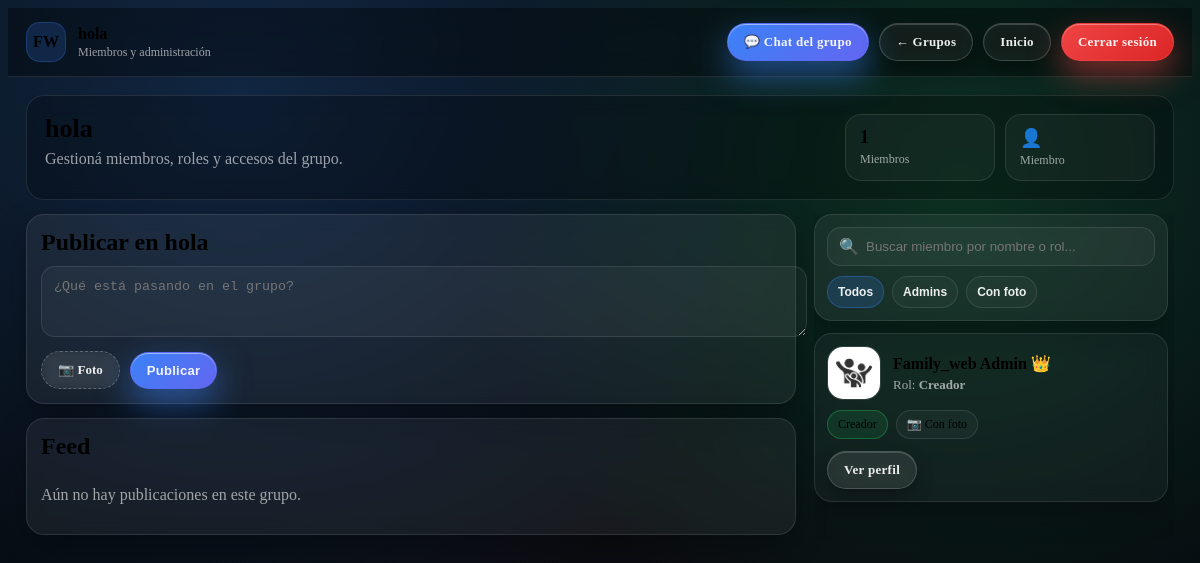
The app's page /grupo/2 (signed in), older data.
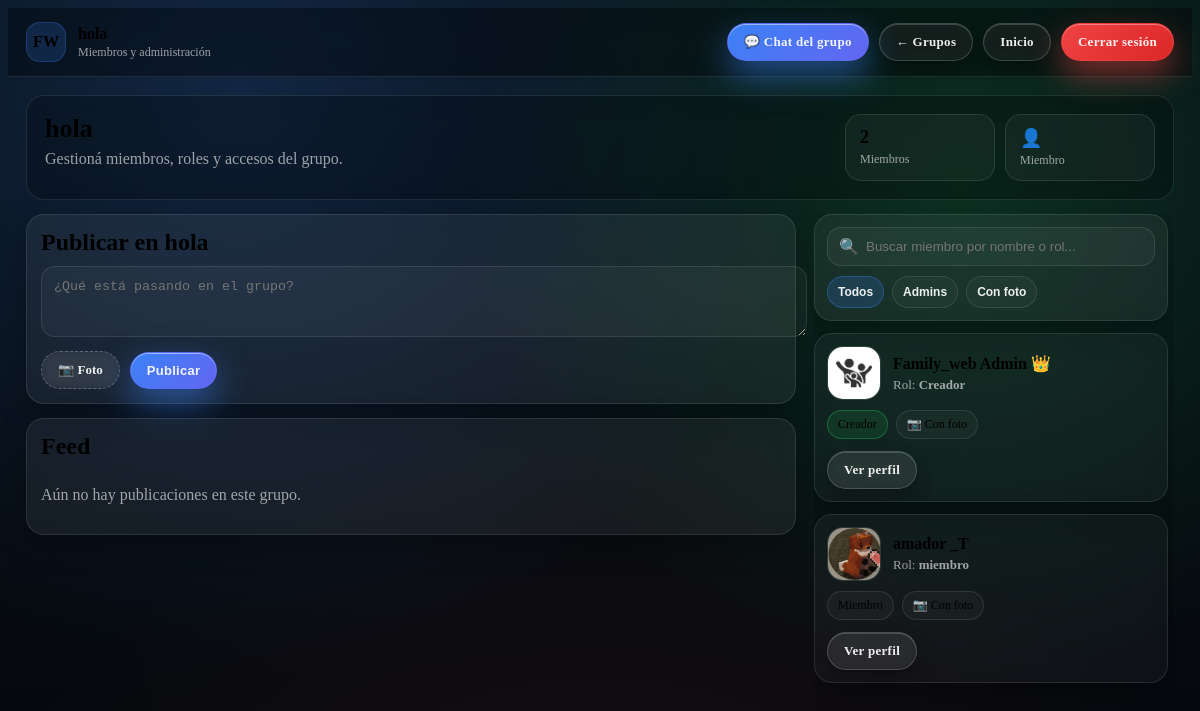
The same page, newer data.
### tables this page shows
CREATE TABLE grupos_miembros (
    id INTEGER PRIMARY KEY AUTOINCREMENT,
    grupo_id INTEGER NOT NULL,
    user_id INTEGER NOT NULL,
    rol TEXT NOT NULL,         -- Ej: “Papa”, “Mama”, “Hijo”
    FOREIGN KEY(grupo_id) REFERENCES grupos(id),
    FOREIGN KEY(user_id) REFERENCES users(id)
);

CREATE TABLE users (
    id INTEGER PRIMARY KEY AUTOINCREMENT,
    nombre TEXT NOT NULL,
    apellido TEXT NOT NULL,
    email TEXT UNIQUE NOT NULL,
    password TEXT NOT NULL,
    fecha_nac TEXT,
    municipio TEXT,
    pais TEXT,
    foto TEXT
, telefono TEXT, direccion TEXT, estado_civil TEXT, bio TEXT, activo INTEGER DEFAULT 0);

### app.py (the view)
@app.route('/grupo/<int:grupo_id>', methods=['GET', 'POST'])
def detalle_grupo(grupo_id):
    if 'user_id' not in session:
        return redirect('/login')
    user_id = session['user_id']
    with sqlite3.connect("database.db") as conn:
        c = conn.cursor()
        c.execute("""
            SELECT g.nombre, g.creador_id, u.nombre, u.apellido, u.foto
            FROM grupos g
            JOIN users u ON u.id = g.creador_id
            WHERE g.id = ?
        """, (grupo_id,))
        grupo = c.fetchone()
        if not grupo:
            return "Grupo no encontrado"
        grupo_nombre = grupo[0]
        creador_id = grupo[1]
        creador_nombre = f"{(grupo[2] or '')} {(grupo[3] or '')}".strip()
        creador_foto = grupo[4]
        c.execute("""
            SELECT gm.user_id, u.nombre, u.apellido, u.foto, gm.rol
            FROM grupos_miembros gm
            JOIN users u ON gm.user_id = u.id
            WHERE gm.grupo_id = ?
        """, (grupo_id,))
        miembros = c.fetchall()
        c.execute("""
            SELECT gp.id, gp.contenido, gp.foto, gp.fecha,
                   u.id, u.nombre, u.apellido, u.foto
            FROM group_posts gp
            JOIN users u ON u.id = gp.user_id
            WHERE gp.grupo_id = ?
            ORDER BY gp.fecha DESC
        """, (grupo_id,))
        posts = c.fetchall()
        c.execute("""
            SELECT id, nombre, apellido, email
            FROM users
            WHERE id NOT IN (
                SELECT user_id FROM grupos_miembros WHERE grupo_id=?
            )
        """, (grupo_id,))
        usuarios_disponibles = c.fetchall()
        usuarios_disponibles = [
            {"id": u[0], "nombre": u[1], "apellido": u[2], "email": u[3]}
            for u in usuarios_disponibles
        ]
    print("DEBUG grupo =>", grupo)
    print("DEBUG creador_foto =>", creador_foto)
    return render_template(
        "grupo_detalle.html",
        grupo_id=grupo_id,
        grupo_nombre=grupo_nombre,
        creador_id=creador_id,
        creador_nombre=creador_nombre,
        creador_foto=creador_foto,
        miembros=miembros,
        posts=posts,  # ✅ AQUI VA EN EL TEMPLATE
        usuarios_disponibles=usuarios_disponibles,
        user_id=user_id
    )

### templates/grupo_detalle.html (shortened to what the changed rows need)
<!DOCTYPE html>
<html lang="es">
<head>
  <link rel="stylesheet" href="/static/grupodetalle.css">
</head>
<body>
  <main class="page">
    <section class="hero">
      <div class="hero-left">
        <h1>{{ grupo_nombre }}</h1>
      </div>
      <div class="hero-right">
        <div class="stat">
          <div class="stat-num">{{ miembros|length }}</div>
          <div class="stat-label">Miembros</div>
        </div>
      </div>
    </section>
    <div class="layout">
      <div class="content">
        <section class="card post-box">
          <h2>Publicar en {{ grupo_nombre }}</h2>
        </section>
<section class="card feed">
  <div class="feed-head">
    <h2>Feed</h2>
  </div>
</section>
</div>
      <aside class="sidebar">
        <section class="grid" id="grid">
          {% for m in miembros %}
          <article class="card member"
                   data-name="{{ ((m[1] or '') ~ ' ' ~ (m[2] or ''))|lower }}"
                   data-role="{{ (m[4] or '')|lower }}"
                   data-photo="{{ '1' if m[3] and m[3] != '' else '0' }}"
                   data-iscreator="{{ '1' if m[0] == creador_id else '0' }}">
            <div class="card-top">
              <div class="avatar-wrap">
                {% if m[3] and m[3] != "" %}
                  <img src="/{{ m[3].replace('\\','/') }}" class="avatar" alt="{{ m[1] }}">
                {% else %}
                  <img src="/static/default_user.png" class="avatar" alt="Sin foto">
                {% endif %}
              </div>
              <div class="who">
                <h3 class="name">
                  {{ m[1] }} {{ m[2] }}
                  {% if m[0] == creador_id %}
                    <span class="crown" title="Creador">👑</span>
                  {% endif %}
                </h3>
                <p class="role">Rol: <b>{{ m[4] }}</b></p>
              </div>
            </div>
            <div class="meta">
              {% if m[0] == creador_id %}
                <span class="tag verified">Creador</span>
              {% elif (m[4] or '')|lower in ['admin','administrador'] %}
                <span class="tag verified">Admin</span>
              {% else %}
                <span class="tag">Miembro</span>
              {% endif %}
              {% if m[3] and m[3] != "" %}
                <span class="tag">📷 Con foto</span>
              {% else %}
                <span class="tag muted">Sin foto</span>
              {% endif %}
            </div>
            <div class="card-actions">
              <a class="btn ghost" href="/member/{{ m[0] }}">Ver perfil</a>
            </div>
          </article>
          {% endfor %}
        </section>
      </aside>
    </div>
  </main>
</body>
</html>

Row changes from the older to the newer data that the page shows:
added grupos_miembros: foto (picture), nombre "amador", apellido "_T", rol "miembro", shows "Miembro"
Text that changed along with them:
{{ miembros|length }}: "1" → "2"
